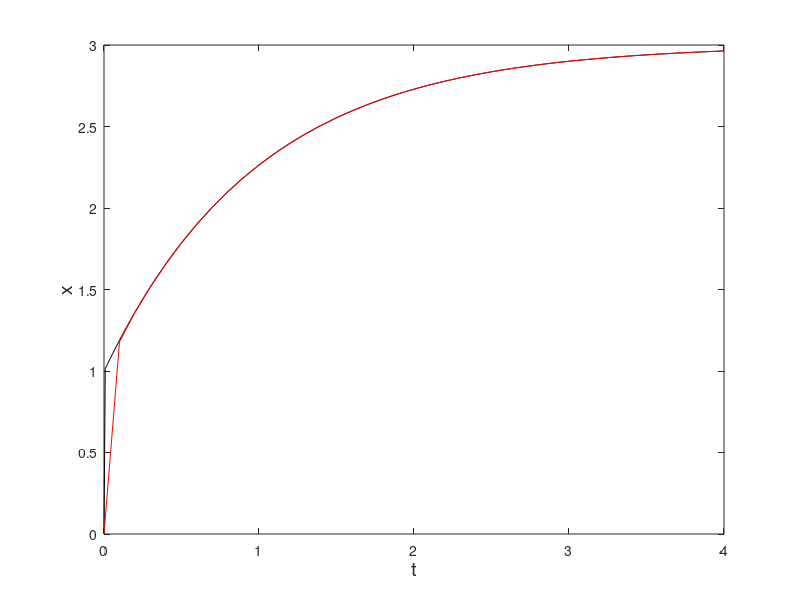

The MATLAB source for this figure:
function MP3p02()
% Program MP3p02.m
 
clear all

h=0.1;
 
%Exact solution
texact=linspace(0,4,500);
xexact=3-0.998*exp(-1000*texact)-2.002*exp(-texact);
 
%Solving solution using different ODE
[t1,x1]=MyImpEuler(@dxdt,[0, 4],0.0,h);

 
%Plotting solution
plot(texact,xexact,'k-',t1,x1,'r-')
 
xlabel('t','Fontsize',14);
ylabel('x','Fontsize',14);

function [t,x]=MyImpEuler(ODEfunc,tspan,x0,h)
t=tspan(1):h:tspan(2)
x(1)=x0;

for n=1:length(t)-1
    xn=x(n);
    tnp1=t(n+1);
    x(n+1)=fsolve(@(xnp1)EulerODEfunc(ODEfunc,tnp1,xn,xnp1,h),x(n));
end

function residual=EulerODEfunc(ODE,tnp1,xn,xnp1,h)
residual=xn+h*ODE(tnp1,xnp1)-xnp1;

function xp=dxdt(tn,xn)
xp=-1000*xn+3000-2000*exp(-tn);
